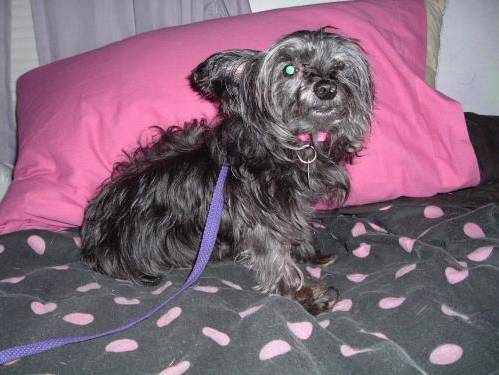
#> input picture Practical Deep Learning With Python/dog.jpg, 499 x 375 px
$ python assignment.py -i ./dog.jpg -p 374,498 -s 2 -k True
#> lines starting #> are read from the running program, lines starting #| are printed output that depends on the picture
#> further down, image is the input picture: shape (375, 499, 3); mean B, G, R 119.2, 101.6, 129.6

# coding: utf-8

# In[ ]:

#usage : eg-> python assignment.py -i ./dog.jpg -p 374,498 -s 2 -k True


import cv2
import argparse
import numpy as np


def my_linspace(start,stop,num):
    step = (stop-start)/(num-1)
    i = 0
    while(i != num):
        yield start + step*i
        i = i+1


# [37 lines of commented-out code are left out]


def from_iterable(iterables):
    for it in iterables:
        for element in it:
            yield element


def simple_interpolate(row,count,k_times= False):

    len_row = len(row)
    new_row = []

    if k_times:
        for i in range(len_row-1):
            new_row.append(list(my_linspace(row[i],row[i+1],count+1)))

    else:
        for i in range(len_row-1):
            new_row.append([row[i]] + [(row[i]+row[i+1])/2]*count)
    new_row.append([row[-1]])
    #return list(it.chain.from_iterable(new_row))
    return list(from_iterable(new_row))


def invert(mat):
    return [list(ele) for ele in zip(*mat)]

#expands a channel row-wise
def row_expand(channel,scale,k_times):
    row_expd_chnl = []

    for row in channel:
        row_expd_chnl.append(simple_interpolate(row,scale,k_times = k_times))
    #we have row expanded the channel now let's column expand the channel


    return row_expd_chnl


def channel_expand(chnl,scale,k_times = False):
    row_wise = row_expand(chnl,scale,k_times)
    return invert(row_expand(invert(row_wise),scale,k_times))


def get_range(id,new_total,old_total):
    check = old_total//2

    if id-check>=0 and id + check <= new_total:
        return id-check,id+check
    if id-check < 0:
        return 0,old_total
    else:
        return new_total-old_total,new_total


def get_sample(chnl,row_ind,col_ind,scale,k_times = False):
    new_chnl = channel_expand(chnl,scale,k_times)
    #return new_chnl
    max_old_row_id = len(chnl) - 1
    max_old_col_id = len(chnl[0]) - 1
    max_new_row_id = len(new_chnl) - 1
    max_new_col_id = len(new_chnl[0]) - 1
    if k_times:
        scale = scale - 1
    assert row_ind <= max_old_row_id,'row index out of bound'
    row_rg = get_range((row_ind*scale )+ row_ind,max_new_row_id,max_old_row_id)

    assert col_ind <= max_old_col_id,'column index out of bound'
    col_rg = get_range((col_ind*scale )+ col_ind,max_new_col_id,max_old_col_id)

    sample = [new_chnl[i][col_rg[0]:col_rg[1]+1] for i in range(row_rg[0],row_rg[1]+1)]

    return sample
    #return row_rg,col_rg,new_chnl


def zoomed(img,row_ind,col_ind,scale,k_times = False):
#> called with row_ind = 374, col_ind = 498, scale = 2, k_times = True
    channels = [img[:,:,i].tolist() for i in range(3)]
#> channels = 3 items
    new_channels = [get_sample(channel,row_ind,col_ind,scale,k_times = k_times) for channel in channels ]
#> new_channels = 3 items
    return np.uint(np.stack(new_channels,axis = 2))
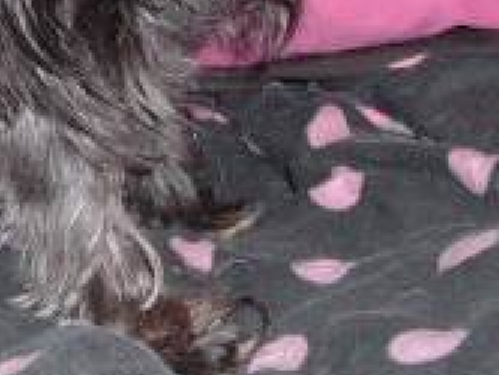
#> returned value: shape (375, 499, 3) uint64; mean of channels 0, 1, 2 100.1, 92.4, 104.2; drawn as B, G, R


if __name__=="__main__":


    ap = argparse.ArgumentParser()
    ap.add_argument("-i", "--image", help="Path to input image", required=True)
    ap.add_argument("-p", "--pivot-point", help="Pivot point coordinates (note indexing starts from 0) x, y separated by comma (,)", required=True)
    ap.add_argument("-s", "--scale", help="Scale to zoom", type=int, required=True)
    ap.add_argument("-k","--ktimes", help= "Ktimes algorithm", type = bool,required = True)
    args = vars(ap.parse_args())

    image_path = args["image"]
    x, y = map(int, args["pivot_point"].split(","))
    scale = args["scale"]
    image = cv2.imread(image_path)


    k_times = args["ktimes"]
    final_img = zoomed(image,x,y,scale,k_times = k_times)

    cv2.imwrite("zoomed_image.png", np.array(final_img, dtype="uint8"))
